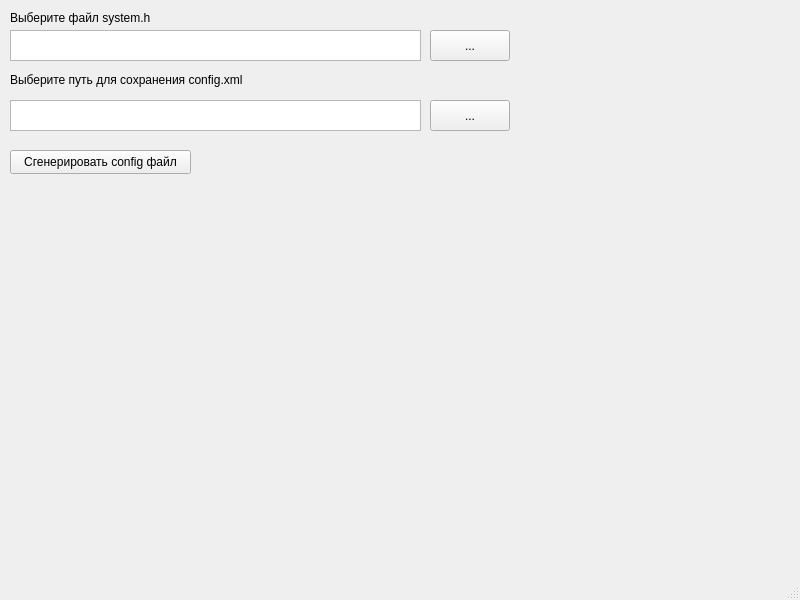
<?xml version="1.0" encoding="UTF-8"?>
<ui version="4.0">
 <class>MainWindow</class>
 <widget class="QMainWindow" name="MainWindow">
  <property name="geometry">
   <rect>
    <x>0</x>
    <y>0</y>
    <width>800</width>
    <height>600</height>
   </rect>
  </property>
  <property name="windowTitle">
   <string>MainWindow</string>
  </property>
  <widget class="QWidget" name="centralwidget">
   <widget class="QPlainTextEdit" name="pathToHeaderTextEdit">
    <property name="geometry">
     <rect>
      <x>10</x>
      <y>30</y>
      <width>411</width>
      <height>31</height>
     </rect>
    </property>
   </widget>
   <widget class="QLabel" name="label">
    <property name="geometry">
     <rect>
      <x>10</x>
      <y>10</y>
      <width>151</width>
      <height>16</height>
     </rect>
    </property>
    <property name="text">
     <string>Выберите файл system.h</string>
    </property>
   </widget>
   <widget class="QPushButton" name="pathToHeaderButton">
    <property name="geometry">
     <rect>
      <x>430</x>
      <y>30</y>
      <width>80</width>
      <height>31</height>
     </rect>
    </property>
    <property name="text">
     <string>...</string>
    </property>
   </widget>
   <widget class="QLabel" name="label_2">
    <property name="geometry">
     <rect>
      <x>10</x>
      <y>70</y>
      <width>241</width>
      <height>20</height>
     </rect>
    </property>
    <property name="text">
     <string>Выберите путь для сохранения config.xml</string>
    </property>
   </widget>
   <widget class="QPlainTextEdit" name="pathToXMLTextEdit">
    <property name="geometry">
     <rect>
      <x>10</x>
      <y>100</y>
      <width>411</width>
      <height>31</height>
     </rect>
    </property>
   </widget>
   <widget class="QPushButton" name="pathToXMLButton">
    <property name="geometry">
     <rect>
      <x>430</x>
      <y>100</y>
      <width>80</width>
      <height>31</height>
     </rect>
    </property>
    <property name="text">
     <string>...</string>
    </property>
   </widget>
   <widget class="QPushButton" name="generateXMLButton">
    <property name="geometry">
     <rect>
      <x>10</x>
      <y>150</y>
      <width>181</width>
      <height>24</height>
     </rect>
    </property>
    <property name="text">
     <string>Сгенерировать config файл</string>
    </property>
   </widget>
  </widget>
  <widget class="QMenuBar" name="menubar">
   <property name="geometry">
    <rect>
     <x>0</x>
     <y>0</y>
     <width>800</width>
     <height>21</height>
    </rect>
   </property>
  </widget>
  <widget class="QStatusBar" name="statusbar"/>
 </widget>
 <resources/>
 <connections/>
</ui>
